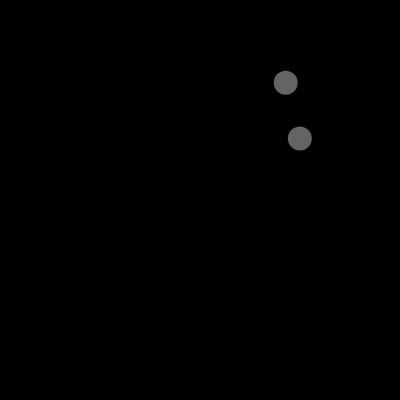
Frame 1 (no input)
Frame 60 (no input): identical to frame 1, image omitted
Frame 120 (the mouse pressed at the canvas centre since frame 60): identical to frame 1, image omitted

The p5.js sketch that drew this single still picture (run headless with seeded random() and noise() and a simulated clock; from frame 60 on, the mouse is pressed at the canvas centre):

// p5.js sketch
// ── sketch.js

var p1;
var p2;

function setup() {
  createCanvas(400, 400);
  p1 = new Particle();
  p2 = new Particle();
}

function draw() {
  background(0);
  p1.display();
  p2.display();

}
// ── particle.js
function Particle() {
  this.x = random(width);
  this.y = random(height);
  this.display = function() {
    noStroke();
    fill(255, 100);
    ellipse(this.x, this.y, 24, 24);

  }
  this.move = function() {
    this.x += random(-1, 1);
    this.y += random(-1, 1);

  }
}
